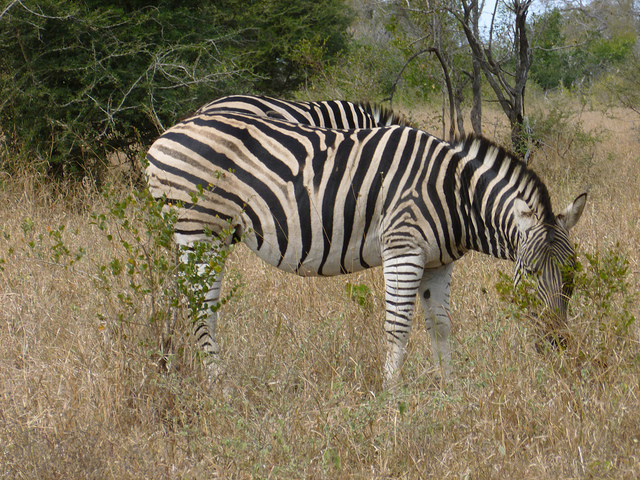
#> input picture 2_day/1.mAP/image/022.jpg, 640 x 480 px; its folder holds only this picture in this run
$ jupyter execute --allow-errors mAP.ipynb
#> lines starting #> are read from the running program, lines starting #| are printed output that depends on the picture; after the words box and inside, x2 and y2 are one past the last pixel; in counts of white or black regions, pixels touching at a corner belong together
# Dependencies

[cell 1]
import matplotlib.pyplot as plt
import os
import cv2 as cv
import matplotlib.pyplot as plt
import matplotlib.image as mpimg
import numpy as np
from collections import Counter

[cell 2]
def plt_imshow(title, image):
    # convert the image frame BGR to RGB color space and display it
    image = cv.cvtColor(image, cv.COLOR_BGR2RGB)
    plt.imshow(image)
    plt.title(title)
    plt.grid(False)
    plt.show()

[cell 3]
num2class = {"0.0" : "buffalo", "1.0" : "elephant", "2.0" : "rhino", "3.0" : "zebra"}

# Bounding boxes

[cell 4]
# box : (centerX, centerY, width, height)
def convertToAbsoluteValues(size, box):

    xIn = round(((2 * float(box[0]) - float(box[2])) * size[0] / 2))
    yIn = round(((2 * float(box[1]) - float(box[3])) * size[1] / 2))
    xEnd = xIn + round(float(box[2]) * size[0])
    yEnd = yIn + round(float(box[3]) * size[1])

    if xIn < 0:
        xIn = 0
    if yIn < 0:
        yIn = 0
    if xEnd >= size[0]:
        xEnd = size[0] - 1
    if yEnd >= size[1]:
        yEnd = size[1] - 1
    return (xIn, yIn, xEnd, yEnd)

# [15 lines left out: function convertToRelativeValues, not called in this run]

[cell 5]
import cv2
imgfilepath = os.path.join("image", "022" + ".jpg")
print(imgfilepath)
img = cv.imread(imgfilepath)
#> img is the input picture: shape (480, 640, 3); mean B, G, R 86.5, 111.6, 121.4
plt_imshow("", img)
h, w, _ = img.shape
#> h = 480; w = 640
print(h,w)
#| 480 640
label, conf, rx1, ry1, rx2, ry2 = (3, 1, 0.572656, 0.523958, 0.698438, 0.589583)
cood = convertToAbsoluteValues((w,h), (rx1, ry1, rx2, ry2 ))
#> cood = (143, 110, 590, 393)
print(cood)
#| (143, 110, 590, 393)

clone = img.copy()
cv2.rectangle(clone, (cood[0], cood[1]), (cood[2], cood[3]), (255, 0, 0), 2)
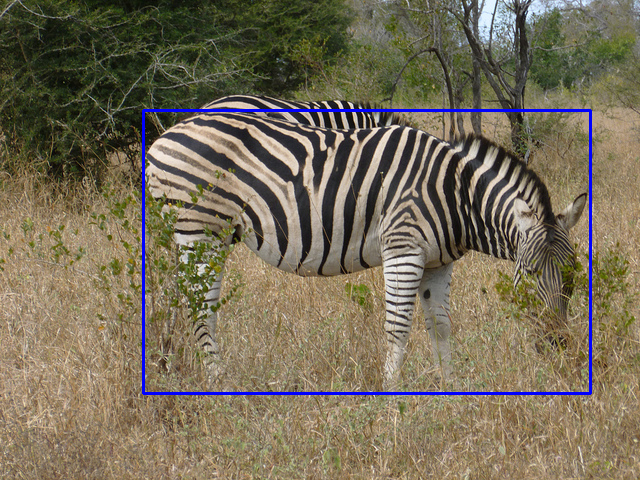
#> clone: shape (480, 640, 3); 1.42% of pixels changed, all inside (x1, y1, x2, y2) = (142, 109, 592, 395)
plt_imshow("", clone)

[cell 6]
list(range(10))

[cell 7]
labelPath = "label"
#> (the rest of this cell did not finish here and is left out)

[cell 8]
a = [1,2,3,4,5]

b = list(map(float, a))
print(b)

[cell 9]
for data in range(5):
    print(data)

[cell 10]
labelPath = "label"
imagePath = "image"
detections, groundtruths, classes = [], [], []
#> (the rest of this cell did not finish here and is left out)

[cell 11]
def boundingBoxes(labelPath, imagePath):

    detections, groundtruths, classes = [], [], []

    for boxtype in os.listdir(labelPath):

        boxtypeDir = os.path.join(labelPath,boxtype)

        for labelfile in os.listdir(boxtypeDir):
            filename = os.path.splitext(labelfile)[0]
            with open(os.path.join(boxtypeDir, labelfile)) as f:
                labelinfos = f.readlines()

            imgfilepath = os.path.join(imagePath, filename + ".jpg")
            img = cv.imread(imgfilepath)
            h, w, _ = img.shape

            for labelinfo in labelinfos:
                label, conf, rx1, ry1, rx2, ry2 = map(float, labelinfo.strip().split())
                x1, y1, x2, y2 = convertToAbsoluteValues((w, h), (rx1, ry1, rx2, ry2))
                boxinfo = [filename, label, conf, (x1, y1, x2, y2)]

                if label not in classes:
                    classes.append(label)

                if boxtype == "detection":
                    detections.append(boxinfo)
                else:
                    groundtruths.append(boxinfo)

    classes = sorted(classes)

    return detections, groundtruths, classes

#> (the rest of this cell did not finish here and is left out)

# Plot Bounding boxes

[cell 12]
# os.mkdir("boxed_images/detection")
os.mkdir("boxed_images/groundtruth")

[cell 13]
def boxPlot(boxlist, imagePath, savePath):
    labelfiles = sorted(list(set([filename for filename, _, _, _ in boxlist])))

    for labelfile in labelfiles:

        rectinfos = []
        imgfilePath = os.path.join(imagePath, labelfile + ".jpg")
        img = cv.imread(imgfilePath)

        for filename, _, conf, (x1, y1, x2, y2) in boxlist:
            if labelfile == filename:
                rectinfos.append((x1, y1, x2, y2, conf))

        for x1, y1, x2, y2, conf in rectinfos:

            if conf == 1.0:
                rectcolor = (0, 255, 0)
            else:
                rectcolor = (0, 0, 255)

            cv.rectangle(img, (x1, y1), (x2, y2), rectcolor, 4)
        cv.imwrite(f"{savePath}/{labelfile}.jpg", img)

        img = mpimg.imread(f"{savePath}/{labelfile}.jpg")
        plt.axis("off")
        plt.title(labelfile)
        plt.imshow(img)
        plt.show()


# boxPlot(detections, "image", savePath="boxed_images/detection")
# boxPlot(groundtruths, "image", savePath="boxed_images/groundtruth")
boxPlot(detections + groundtruths, "image", savePath="boxed_images/both")

# IoU(Intersection over Union)

[cell 14]
def getArea(box):
    return (box[2] - box[0] + 1) * (box[3] - box[1] + 1)


# [41 lines left out: functions getUnionAreas, getIntersectionArea, boxesIntersect, iou, not called in this run]

#> (a cell that did not finish here is left out)

# AP(Average Precision)

[cell 16]
# [26 lines left out: function calculateAveragePrecision, not called in this run]

[cell 17]
# [22 lines left out: function ElevenPointInterpolatedAP, not called in this run]

[cell 18]
print(detections)
print(groundtruths)
print(classes)

[cell 19]
a = np.array([1,2,3,4,5,6])
b = np.cumsum(a)
print(b)

[cell 20]
def AP(detections, groundtruths, classes, IOUThreshold = 0.3, method = 'AP'):

#> called with IOUThreshold = 0.3, method = 'AP'
    result = []

    for c in classes:

        dects = [d for d in detections if d[1] == c]
        gts = [g for g in groundtruths if g[1] == c]

#         print('dects', dects)
#         print('gts', gts)


        npos = len(gts)
#         print(npos)


#         for conf in dects:
#             print(conf, conf[2])

        dects = sorted(dects, key = lambda conf : conf[2], reverse=True)
#         print(dects)


        TP = np.zeros(len(dects))
        FP = np.zeros(len(dects))


        det = Counter(cc[0] for cc in gts)
#         print(det)


        # 각 이미지별 ground truth box의 수
        # {99 : 2, 380 : 4, ....}
        # {99 : [0, 0], 380 : [0, 0, 0, 0], ...}
        for key, val in det.items():
            det[key] = np.zeros(val)

#         print(det)
#         for key, val in det.items():
#             print(key, val)

        for d in range(len(dects)):
            gt = [gt for gt in gts if gt[0] == dects[d][0]]
#             print(gt)


            iouMax = 0

            for j in range(len(gt)):
                iou1 = iou(dects[d][3], gt[j][3])
#                 print(iou1)
#                 break
                if iou1 > iouMax:
                    iouMax = iou1
                    jmax = j

            if iouMax >= IOUThreshold:
                if det[dects[d][0]][jmax] == 0:
                    TP[d] = 1
                    det[dects[d][0]][jmax] = 1
                else:
                    FP[d] = 1
            else:
                FP[d] = 1


# [5 lines of commented-out code are left out]


        acc_FP = np.cumsum(FP)
#         print(acc_FP)

        acc_TP = np.cumsum(TP)
#         print(acc_TP)

        rec = acc_TP / npos
#         print(rec)
        prec = np.divide(acc_TP, (acc_FP + acc_TP))
#         print(prec)


        if method == "AP":
            [ap, mpre, mrec, ii] = calculateAveragePrecision(rec, prec)
        else:
            [ap, mpre, mrec, _] = ElevenPointInterpolatedAP(rec, prec)

        print([ap, mpre, mrec, ii])
#         break

        r = {
            'class' : c,
            'precision' : prec,
            'recall' : rec,
            'AP' : ap,
            'interpolated precision' : mpre,
            'interpolated recall' : mrec,
            'total positives' : npos,
            'total TP' : np.sum(TP),
            'total FP' : np.sum(FP)
        }

        result.append(r)

    return result

result = AP(detections, groundtruths, classes)
print("result=", result)

# mAP(mean Average Precision)

[cell 21]
def mAP(result):
    ap = 0
    for r in result:
        ap += r['AP']
    mAP = ap / len(result)

    return mAP

[cell 22]
for r in result:
    print("{:^8} AP : {}".format(num2class[str(r['class'])], r['AP']))
print("---------------------------")
#> (the rest of this cell did not finish here and is left out)
